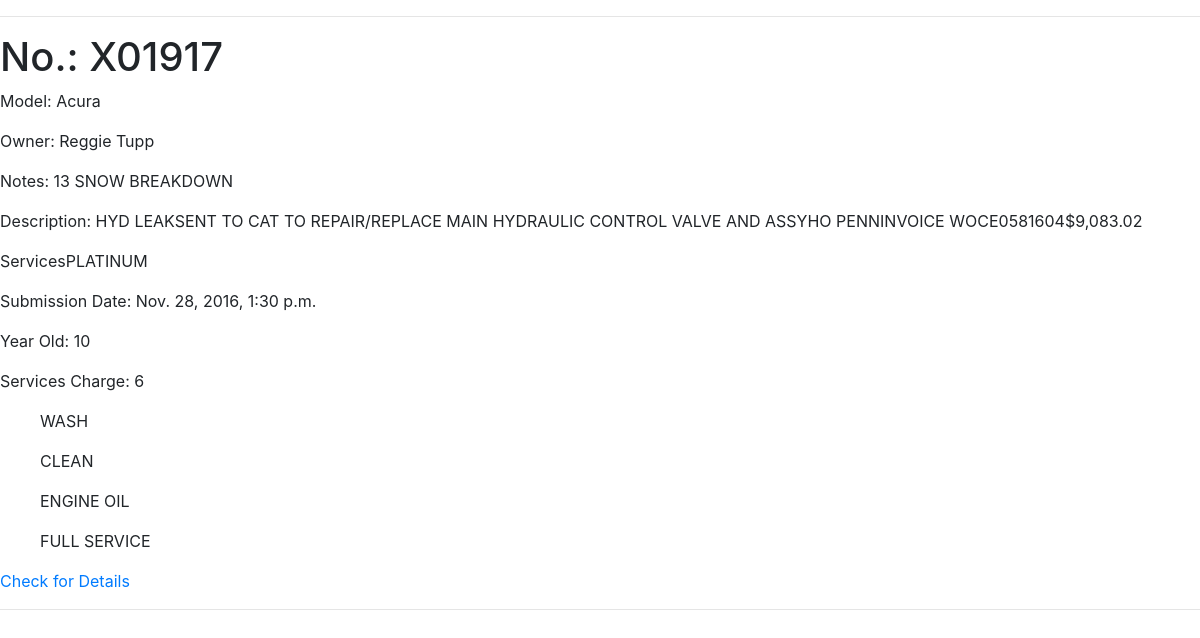
Screenshot of /servicing/1 with the database file from the repository.
### services/models.py (models this page shows, shortened)
class Car(models.Model):
	PLATINUM = 'PL'
	GOLD = 'GO'
	SERVICE_CHOICES = (
						('PLATINUM','Platinum'),
						('GOLD','Gold'),
					)
	car_model = models.CharField(max_length=100)
	car_owner = models.CharField(max_length=100)
	car_notes = models.CharField(max_length=100)
	car_number = models.CharField(max_length=30)
	description = models.TextField()
	services_type = models.CharField(
									choices = SERVICE_CHOICES,
									max_length=100,
									blank=True,
									)
	submission_date = models.DateTimeField()
	year_old = models.IntegerField()
	services_charge = models.IntegerField(null=True, blank=True)
	servicing = models.ManyToManyField(Services, blank=True)

class Services(models.Model):
	name = models.CharField(max_length=128, unique=True)

### services/views.py (the view)
# urls.py: path('servicing/<int:id>', views.car_detail, name='car_detail'),
def car_detail(request, id):
	try:
		car = Car.objects.get(id=id)
	except Car.DoesNotExist:
		raise Http404('Car not found')
	return render(request, 'services/car_detail.html', {'car':car})

### services/templates/services/car_detail.html (shortened to what this page needs)
{% extends 'services/base.html' %}
{% block content %}
	<hr>
	<h1>No.: {{ car.car_number }}</h1>
		<p>Model: {{ car.car_model }}</p>
		<p>Owner: {{ car.car_owner }}</p>
		<p>Notes: {{ car.car_notes }}</p>
		<p>Description: {{ car.description }}</p>
		<p>Services{{ car.services_type }}</p>
		<p>Submission Date: {{ car.submission_date }}</p>
		<p>Year Old: {{ car.year_old }}</p>
		<p>Services Charge: {{ car.services_charge }}</p>
		<ul>
			{% for servicing in car.servicing.all %}
			<p>{{ servicing.name }}</p>
			{% endfor %}
		</ul>
		<a href="{% url 'services:car_detail' car.id %}">Check for Details</a>
	<hr>
{% endblock %}

### services/templates/services/base.html (shortened to what this page needs)
<!DOCTYPE html>
<html>
<head>
	<link rel="stylesheet" href="https://stackpath.bootstrapcdn.com/bootstrap/4.5.2/css/bootstrap.min.css">
</head>
<body>
	{% block content %}{% endblock %}
</body>
</html>

### rows the page displays
Car: car_number "X01917", car_model "Acura", car_owner "Reggie Tupp", car_notes "13 SNOW BREAKDOWN", description "HYD LEAKSENT TO CAT TO REPAIR/REPLACE MAIN HYDRAULIC CONTROL VALVE AND ASSYHO PENNINVOICE WOCE0581604$9,083.02", services_type "PLATINUM", submission_date "Nov. 28, 2016, 1:30 p.m.", year_old "10", services_charge "6"
Services: name "WASH"
Services: name "CLEAN"
Services: name "ENGINE OIL"
Services: name "FULL SERVICE"
